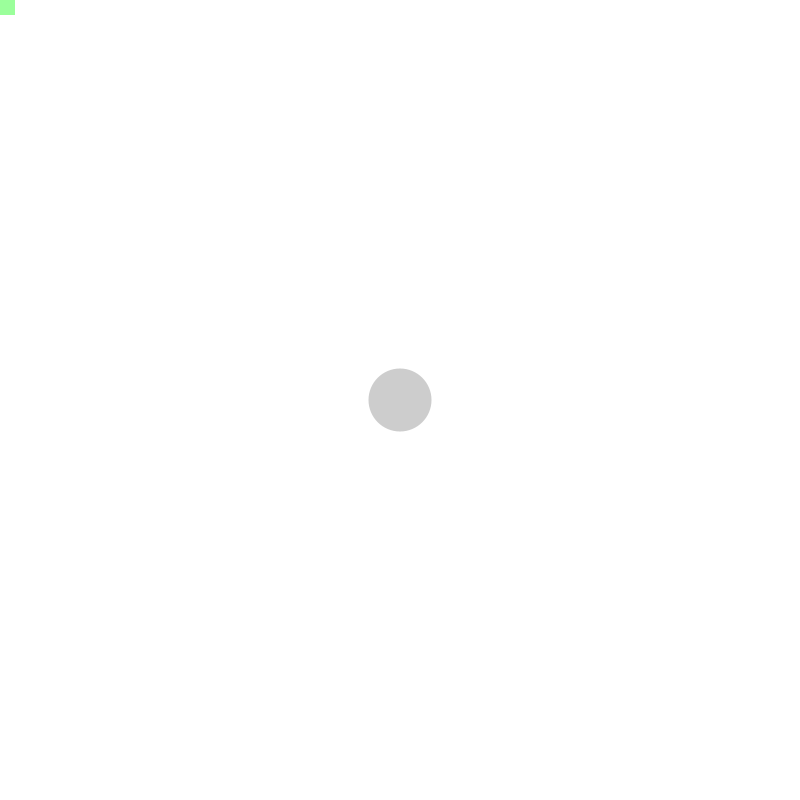
Frame 1 (no input)
Frame 60 (the mouse pressed at the canvas centre just before this capture): identical to frame 1, image omitted
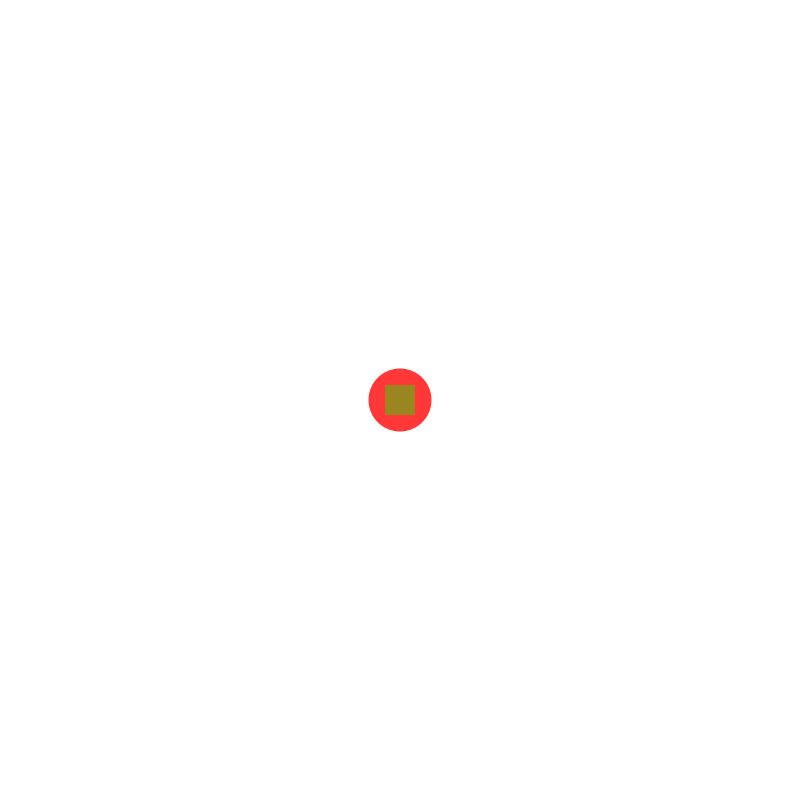
Frame 120 (the mouse held since frame 60 and released just before this capture)

The Processing sketch that drew these frames (run headless with seeded random() and noise(); from frame 60 on, the mouse is pressed at the canvas centre):

// Processing sketch: personTest
// ── personTest.pde

KSkeleton skel;

Person person;

void setup() {
  size(800, 800);

  skel = new KSkeleton();
  person = new Person( 0, 0, width/4, height, 0);
}

void draw() {
  background(255);
  if ((frameCount%10) == 0) { 
    
    
   
    
  }
   person.update(skel);
  skel.move();
  person.display(60, 3);
  skel.display();
}

// ── KJoint.pde
class KJoint {

  int type;
  PVector positionj;
  boolean isBoinkers = false;
  int boinkersTime = 0;

  int timeOut = 5000;

  PVector lastSanePosition;

  KJoint(int type) {
    this.type = type;
    positionj = new PVector (width/2, height/2);
    lastSanePosition = new PVector (width/2, height/2);
  }

  PVector getPosition() {
    return positionj;
  }

  void display() {
    noStroke();
    fill(0, 255, 0, 100);
    rectMode(CENTER);
    rect(positionj.x, positionj.y, 30, 30);
  }
  
  void move() {
    positionj.x = mouseX;
    positionj.y = mouseY;
  }

  void move2() {
    if (!isBoinkers) {
      lastSanePosition.x += random(-sp, sp);
      lastSanePosition.y += random(-sp, sp);
      positionj.x = lastSanePosition.x;
      positionj.y = lastSanePosition.y;
    } else {
      positionj.x += random(-sp, sp);
      positionj.y += random(-sp, sp);
    }

    if (!isBoinkers) {
      if (int(random(100)) == 0) {
        println("boinkers");
        isBoinkers = true;
        positionj.x += 300;
        positionj.y += 300;
        boinkersTime = millis();
      }
    } else {
      if (millis() - boinkersTime > timeOut) {
        isBoinkers = false;
      }
    }
  }
}

// ── KSkeleton.pde
int sp = 15;

class KSkeleton {

  boolean isTracked = true;
  KJoint[] joints;

  KSkeleton() {
    joints = new KJoint[1];
    joints[0] = new KJoint(0);
  }

  boolean isTracked() {
    return true;
  }

  KJoint [] getJoints()  {
    return joints;
  }
  
  void move() {
    joints[0].move();
  }
  
  void display() {
 
    
    joints[0].display();
  }

}

// ── Person.pde
float followFactor = 0.65;

class Person {
  ArrayList<Joint> joints;
  int id;
  boolean locked = false;
  Boundary boundary;

  Person(int x, int y, int w, int h, int id) {
    this.id = id;
    joints = new ArrayList<Joint>();
    joints.add(new Joint(0));
    boundary = new Boundary(x, y, w, h);
  }

  void update(KSkeleton skel) {
    if (locked && !skel.isTracked()) {
      reset();
    } else if (skel.isTracked() && !locked) {
      begin(skel.getJoints());
    } else if (skel.isTracked() && locked) {
      updateJoints(skel.getJoints());
    }
  }

  void begin(KJoint[] skelJoints) {
    locked = true;
    if (locked) {
      for (Joint j : joints) {
        int type = j.type;
        j.begin(skelJoints[type].getPosition());
      }
    }
  }

  void reset() {
    locked = false;
  }

  void updateJoints(KJoint[] skelJoints) {
    for (Joint j : joints) {
      int type = j.type;
      j.update(skelJoints[type].getPosition(), this.boundary);
    }
  }

  void display(int w, int sw) {
    if (locked) {
      for (Joint j : joints) {
        j.display(w, sw);
      }
    }
  }
}

class Joint {
  PVector lastPosition, nextPosition, averagePosition;
  PVector position;
  PVector velocity;
  PVector acceleration;
  float mass;
  int type;
  int lastConsistent;


  boolean consistent = false;
  boolean viable = true;

  int timeOut = 2000;

  Joint(int type) {
    this.type = type;
    position = new PVector(0, 0);
    lastPosition = new PVector(0, 0);
    nextPosition = new PVector(0, 0);
    averagePosition = new PVector(0, 0);
    velocity = new PVector(0, 0);
    acceleration = new PVector(0, 0);
    mass = 1;
    lastConsistent = millis();
  }



  void applyForce(PVector force) {
    PVector f = PVector.div(force, mass);
    acceleration.add(f);
  }

  void begin(PVector p) {
    position = new PVector(p.x, p.y);
    lastPosition = new PVector(p.x, p.y);
    nextPosition = new PVector(p.x, p.y);
  }

  void update() {
    velocity.add(acceleration);
    position.add(velocity);
    acceleration.mult(0);

    // Simple friction
    velocity.mult(0.95);
  }

  void display(int w, int sw) {

    noStroke();
    if (consistent && viable) fill(0, 255, 0, 200);
    else if (consistent)  fill(255, 0, 0, 200);
    else fill(0, 50);

    ellipse(position.x, position.y, w+sw, w+sw);
    //fill(0);
    //ellipse(position.x, position.y, w, w);
  }

  void update(PVector nextP, Boundary b) {
    update();
    setViable(b);

    if (isConsistent(nextP)) {
      lastPosition = nextPosition;
      nextPosition = nextP;
      averagePositions();
      pullToNextPosition();
    }
  }

  void averagePositions() {

    position.x = position.x * followFactor + nextPosition.x * (1 - followFactor);
    position.y = position.y * followFactor + nextPosition.y * (1 - followFactor);
  }

  void pullToNextPosition() {
    float ang = atan2(nextPosition.y - position.y, nextPosition.x - position.x);
    //if (ang > PI/2) ang -= 2*PI;
    float mag = map(dist(position.x, position.y, nextPosition.x, nextPosition.y), 0, width/2, 0, 1);
    PVector force = new PVector(mag*cos(ang), mag*sin(ang)); // this needs to be a force in the direction from the current position (position) to the nextPosition
    applyForce(force);
  }

  void setViable(Boundary b) {
    viable = b.within(position);
  }

  boolean isConsistent(PVector nextP) {
    if (dist(nextP.x, nextP.y, position.x, position.y) < 200) {
      lastConsistent = millis();
      consistent = true;
      return true;
    } else {
      if (millis() - lastConsistent > timeOut) {
        reset();
      }
      consistent = false;
    }
    return consistent;
  }

  void reset() {
    println("dunno... resetting joint after timeout?");
  }

  //void checkConsistency(PVector nextP) {
  //  if (dist(nextP.x, nextP.y, position.x, position.y) < 40) {
  //    consistent = true;
  //    lastConsistent = millis();
  //  }
  //  else if (dist(nextP.x, nextP.y, lastPosition.x, lastPosition.y) > 30) {
  //    lastPosition = nextP;
  //    consistent = false;
  //  } else {
  //    consistent = false;
  //    if (millis() - lastConsistent > timeOut) {
  //    }
  //  }
  //}

  void checkEdges() {

    if (position.x > width) {
      position.x = width;
      velocity.x *= -1;
    } else if (position.x < 0) {
      velocity.x *= -1;
      position.x = 0;
    }

    if (position.y > height) {
      velocity.y *= -1;
      position.y = height;
    }
  }
}

class Boundary {

  int w, h, x, y;

  Boundary (int x, int y, int w, int h) {
    this.w = w;
    this.h = h;
    this.x = x;
    this.y = y;
  }

  boolean within(PVector p) {
    float x = p.x;
    float y = p.y;
    return x > this.x && x < this.x + this.w && y < this.y + this.h && y > this.y;
  }
}
